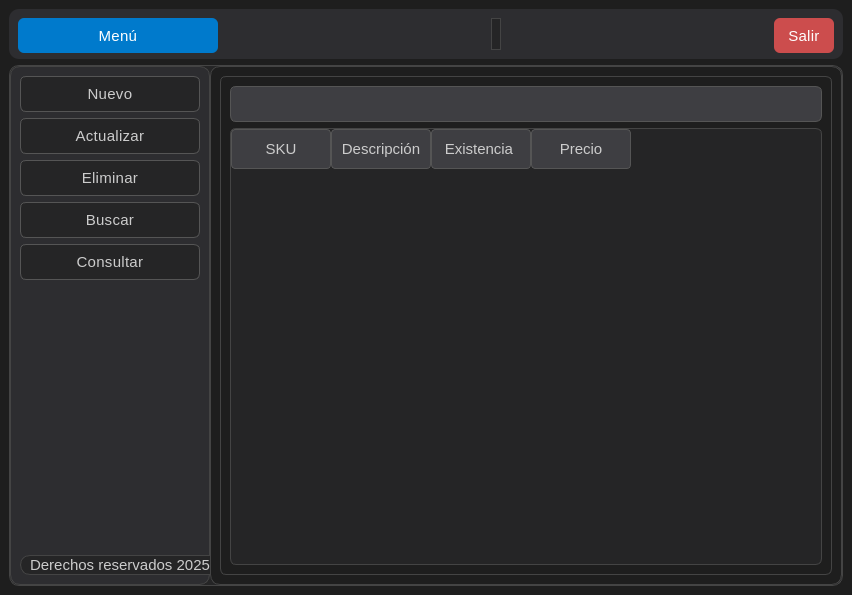
<?xml version="1.0" encoding="UTF-8"?>
<ui version="4.0">
 <class>MainWindow</class>
 <widget class="QMainWindow" name="MainWindow">
  <property name="geometry">
   <rect>
    <x>0</x>
    <y>0</y>
    <width>852</width>
    <height>595</height>
   </rect>
  </property>
  <property name="windowTitle">
   <string>MainWindow</string>
  </property>
  <property name="styleSheet">
   <string notr="true">/* === Estilo general (Dark Mode) === */
QMainWindow {
    /* Fondo principal oscuro */
    background-color: #1e1e1e; 
    /* Texto principal claro */
    color: #cccccc;
    font-family: &quot;Segoe UI Variable&quot;, &quot;Roboto&quot;, &quot;Open Sans&quot;, sans-serif;
    font-size: 16px;
    font-weight: 300; 
}

/* === Frames === */
QFrame {
    /* Fondo de frames, más oscuro que el fondo principal */
    background-color: #252526; 
    border-radius: 10px;
    /* Borde sutil */
    border: 1px solid #444444; 
}

/* Barra superior */
#frame_superior {
    /* Fondo para la barra superior, ligeramente diferente */
    background-color: #2d2d30; 
    border: none;
}

/* Panel lateral */
#frame_lateral {
    /* Fondo del panel lateral */
    background-color: #2d2d30; 
    /* Borde derecho sutil */
    border-right: 1px solid #444444; 
}

/* Área principal */
#frame_paginas {
    /* Fondo del área principal */
    background-color: #1e1e1e;
}

/* --- */

/* === Botones === */
QPushButton {
    /* Fondo de botón neutro */
    background-color: #3e3e42; 
    /* Color de texto claro */
    color: #cccccc;
    /* Borde neutro */
    border: 1px solid #555555; 
    border-radius: 6px;
    padding: 8px 14px;
    font-weight: 400;
    font-size: 15px;
    letter-spacing: 0.3px;
}

QPushButton:hover {
    /* Color de acento azul para hover */
    background-color: #007acc; 
    color: #ffffff;
    border: 1px solid #007acc;
}

QPushButton:pressed {
    /* Color de acento azul oscuro para pressed */
    background-color: #005a9e; 
    color: #ffffff;
    border: 1px solid #005a9e;
}

/* Botón principal (Menú) */
#boton_menu {
    /* Color de acento para el botón principal */
    background-color: #007acc; 
    color: white;
    border: none;
    font-weight: 400;
}
#boton_menu:hover {
    background-color: #0063a5;
}
#boton_menu:pressed {
    background-color: #005a9e;
}

/* Botón salir */
#boton_salir {
    /* Color de peligro (rojo) */
    background-color: #cc4d4d; 
    color: white;
    border: none;
}
#boton_salir:hover {
    background-color: #a33b3b;
}
#boton_salir:pressed {
    background-color: #8a3232;
}

/* --- */

/* === Campos de texto === */
QLineEdit {
    /* Fondo del campo de texto */
    background-color: #252526; 
    /* Color de texto claro */
    color: #cccccc;
    /* Borde neutro */
    border: 1px solid #555555; 
    border-radius: 4px;
    padding: 6px 8px;
    font-size: 15px;
    font-weight: 300;
}

QLineEdit:focus {
    /* Borde de acento azul al enfocar */
    border: 1px solid #007acc; 
    /* Fondo de campo enfocado, ligeramente más claro */
    background-color: #2d2d30; 
}

/* --- */

/* === Labels === */
QLabel {
    /* Color de texto principal */
    color: #cccccc;
    font-weight: 300;
    font-size: 15px;
}

/* Label inferior o secundario */
#label {
    /* Color de texto secundario/apagado */
    color: #888888; 
    font-size: 13px;
    font-style: italic;
}

/* --- */

/* === Stacked Widget === */
QStackedWidget {
    /* Fondo del StackedWidget */
    background-color: #1e1e1e; 
    /* Borde sutil */
    border: 1px solid #444444; 
    border-radius: 6px;
}

/* --- */

/* === Scrollbars === */
QScrollBar:vertical {
    border: none;
    /* Fondo de la barra de desplazamiento */
    background: #2d2d30; 
    width: 10px;
    border-radius: 4px;
}
QScrollBar::handle:vertical {
    /* Color del 'handle' de la barra */
    background: #555555; 
    min-height: 20px;
    border-radius: 4px;
}
QScrollBar::handle:vertical:hover {
    /* Color de acento azul al pasar el ratón */
    background: #007acc; 
}
QScrollBar::add-line:vertical,
QScrollBar::sub-line:vertical {
    height: 0;
}

/* --- */

/* === Layouts === */
QVBoxLayout, QHBoxLayout {
    spacing: 10px;
}

/* --- */

/* === Botones laterales === */
#boton_agregar, #boton_buscar, #boton_actualizar, #boton_eliminar, #boton_consultar {
    /* Fondo de botón lateral */
    background-color: #252526; 
    /* Borde neutro */
    border: 1px solid #555555; 
    /* Color de texto claro */
    color: #cccccc;
    font-weight: 400;
    font-size: 15px;
}

#boton_agregar:hover, 
#boton_buscar:hover, 
#boton_actualizar:hover, 
#boton_eliminar:hover,
#boton_consultar:hover {
    /* Fondo de hover, más claro y con borde de acento */
    background-color: #333333; 
    border: 1px solid #007acc;
    /* Color de acento azul para el texto */
    color: #007acc; 
}

#boton_agregar:pressed, 
#boton_buscar:pressed, 
#boton_actualizar:pressed, 
#boton_eliminar:pressed ,
#boton_consultar:pressed{
    /* Fondo de pressed, más oscuro que el hover */
    background-color: #444444; 
}

/* --- */

/* === Tooltips === */
QToolTip {
    /* Fondo de tooltip */
    background-color: #252526; 
    /* Color de texto claro */
    color: #cccccc;
    /* Borde de acento */
    border: 1px solid #007acc; 
    padding: 6px;
    border-radius: 4px;
    font-size: 14px;
}</string>
  </property>
  <widget class="QWidget" name="centralwidget">
   <layout class="QVBoxLayout" name="verticalLayout">
    <item>
     <widget class="QFrame" name="frame_superior">
      <property name="minimumSize">
       <size>
        <width>0</width>
        <height>50</height>
       </size>
      </property>
      <property name="maximumSize">
       <size>
        <width>16777215</width>
        <height>50</height>
       </size>
      </property>
      <property name="frameShape">
       <enum>QFrame::StyledPanel</enum>
      </property>
      <property name="frameShadow">
       <enum>QFrame::Raised</enum>
      </property>
      <layout class="QHBoxLayout" name="horizontalLayout">
       <item>
        <widget class="QPushButton" name="boton_menu">
         <property name="minimumSize">
          <size>
           <width>200</width>
           <height>35</height>
          </size>
         </property>
         <property name="text">
          <string>Menú</string>
         </property>
         <property name="icon">
          <iconset>
           <normaloff>../resources/imagenes/boton_menu.png</normaloff>../resources/imagenes/boton_menu.png</iconset>
         </property>
         <property name="iconSize">
          <size>
           <width>32</width>
           <height>32</height>
          </size>
         </property>
        </widget>
       </item>
       <item>
        <spacer name="horizontalSpacer">
         <property name="orientation">
          <enum>Qt::Horizontal</enum>
         </property>
         <property name="sizeHint" stdset="0">
          <size>
           <width>143</width>
           <height>20</height>
          </size>
         </property>
        </spacer>
       </item>
       <item>
        <widget class="QLabel" name="label">
         <property name="text">
          <string/>
         </property>
        </widget>
       </item>
       <item>
        <spacer name="horizontalSpacer_2">
         <property name="orientation">
          <enum>Qt::Horizontal</enum>
         </property>
         <property name="sizeHint" stdset="0">
          <size>
           <width>164</width>
           <height>20</height>
          </size>
         </property>
        </spacer>
       </item>
       <item>
        <widget class="QPushButton" name="boton_salir">
         <property name="minimumSize">
          <size>
           <width>0</width>
           <height>35</height>
          </size>
         </property>
         <property name="text">
          <string>Salir</string>
         </property>
         <property name="icon">
          <iconset>
           <normaloff>../resources/imagenes/salir.png</normaloff>../resources/imagenes/salir.png</iconset>
         </property>
         <property name="iconSize">
          <size>
           <width>32</width>
           <height>32</height>
          </size>
         </property>
        </widget>
       </item>
      </layout>
     </widget>
    </item>
    <item>
     <widget class="QFrame" name="frame_central">
      <property name="frameShape">
       <enum>QFrame::StyledPanel</enum>
      </property>
      <property name="frameShadow">
       <enum>QFrame::Raised</enum>
      </property>
      <layout class="QHBoxLayout" name="horizontalLayout_2">
       <property name="spacing">
        <number>0</number>
       </property>
       <property name="leftMargin">
        <number>0</number>
       </property>
       <property name="topMargin">
        <number>0</number>
       </property>
       <property name="rightMargin">
        <number>0</number>
       </property>
       <property name="bottomMargin">
        <number>0</number>
       </property>
       <item>
        <widget class="QFrame" name="frame_lateral">
         <property name="minimumSize">
          <size>
           <width>200</width>
           <height>0</height>
          </size>
         </property>
         <property name="maximumSize">
          <size>
           <width>0</width>
           <height>16777215</height>
          </size>
         </property>
         <property name="frameShape">
          <enum>QFrame::StyledPanel</enum>
         </property>
         <property name="frameShadow">
          <enum>QFrame::Raised</enum>
         </property>
         <layout class="QVBoxLayout" name="verticalLayout_2">
          <item>
           <widget class="QPushButton" name="boton_agregar">
            <property name="text">
             <string>Nuevo</string>
            </property>
            <property name="icon">
             <iconset>
              <normaloff>../resources/imagenes/boton_agregar.png</normaloff>../resources/imagenes/boton_agregar.png</iconset>
            </property>
            <property name="iconSize">
             <size>
              <width>32</width>
              <height>32</height>
             </size>
            </property>
           </widget>
          </item>
          <item>
           <widget class="QPushButton" name="boton_actualizar">
            <property name="text">
             <string>Actualizar</string>
            </property>
            <property name="icon">
             <iconset>
              <normaloff>../resources/imagenes/boton_modificar.png</normaloff>../resources/imagenes/boton_modificar.png</iconset>
            </property>
            <property name="iconSize">
             <size>
              <width>32</width>
              <height>32</height>
             </size>
            </property>
           </widget>
          </item>
          <item>
           <widget class="QPushButton" name="boton_eliminar">
            <property name="text">
             <string>Eliminar</string>
            </property>
            <property name="icon">
             <iconset>
              <normaloff>../resources/imagenes/boton_eliminar.png</normaloff>../resources/imagenes/boton_eliminar.png</iconset>
            </property>
            <property name="iconSize">
             <size>
              <width>32</width>
              <height>32</height>
             </size>
            </property>
           </widget>
          </item>
          <item>
           <widget class="QPushButton" name="boton_buscar">
            <property name="text">
             <string>Buscar</string>
            </property>
            <property name="icon">
             <iconset>
              <normaloff>../resources/imagenes/BUSCAR.png</normaloff>../resources/imagenes/BUSCAR.png</iconset>
            </property>
            <property name="iconSize">
             <size>
              <width>32</width>
              <height>32</height>
             </size>
            </property>
           </widget>
          </item>
          <item>
           <widget class="QPushButton" name="boton_consultar">
            <property name="text">
             <string>Consultar</string>
            </property>
            <property name="icon">
             <iconset>
              <normaloff>../resources/imagenes/boton_consultar.png</normaloff>../resources/imagenes/boton_consultar.png</iconset>
            </property>
            <property name="iconSize">
             <size>
              <width>32</width>
              <height>32</height>
             </size>
            </property>
           </widget>
          </item>
          <item>
           <spacer name="verticalSpacer">
            <property name="orientation">
             <enum>Qt::Vertical</enum>
            </property>
            <property name="sizeHint" stdset="0">
             <size>
              <width>20</width>
              <height>22</height>
             </size>
            </property>
           </spacer>
          </item>
          <item>
           <widget class="QLabel" name="lable_mensaje">
            <property name="minimumSize">
             <size>
              <width>200</width>
              <height>0</height>
             </size>
            </property>
            <property name="text">
             <string>Derechos reservados 2025</string>
            </property>
            <property name="alignment">
             <set>Qt::AlignCenter</set>
            </property>
           </widget>
          </item>
         </layout>
        </widget>
       </item>
       <item>
        <widget class="QFrame" name="frame_paginas">
         <property name="frameShape">
          <enum>QFrame::StyledPanel</enum>
         </property>
         <property name="frameShadow">
          <enum>QFrame::Raised</enum>
         </property>
         <layout class="QVBoxLayout" name="verticalLayout_3">
          <item>
           <widget class="QStackedWidget" name="stackedWidget">
            <property name="currentIndex">
             <number>4</number>
            </property>
            <widget class="QWidget" name="page_agregar">
             <layout class="QVBoxLayout" name="verticalLayout_6">
              <item>
               <layout class="QVBoxLayout" name="verticalLayout_4">
                <item>
                 <layout class="QGridLayout" name="gridLayout">
                  <item row="0" column="0">
                   <widget class="QLabel" name="label_7">
                    <property name="text">
                     <string>SKU</string>
                    </property>
                   </widget>
                  </item>
                  <item row="0" column="1">
                   <widget class="QLineEdit" name="sku_agregar">
                    <property name="minimumSize">
                     <size>
                      <width>150</width>
                      <height>0</height>
                     </size>
                    </property>
                    <property name="maximumSize">
                     <size>
                      <width>150</width>
                      <height>16777215</height>
                     </size>
                    </property>
                   </widget>
                  </item>
                  <item row="1" column="0">
                   <widget class="QLabel" name="label_6">
                    <property name="text">
                     <string>Descripcón</string>
                    </property>
                   </widget>
                  </item>
                  <item row="1" column="1">
                   <widget class="QLineEdit" name="descripcion_agregar"/>
                  </item>
                  <item row="2" column="0">
                   <widget class="QLabel" name="label_4">
                    <property name="text">
                     <string>Existencia</string>
                    </property>
                   </widget>
                  </item>
                  <item row="2" column="1">
                   <widget class="QLineEdit" name="existencia_agregar">
                    <property name="maximumSize">
                     <size>
                      <width>50</width>
                      <height>16777215</height>
                     </size>
                    </property>
                   </widget>
                  </item>
                  <item row="3" column="0">
                   <widget class="QLabel" name="label_5">
                    <property name="text">
                     <string>Precio</string>
                    </property>
                   </widget>
                  </item>
                  <item row="3" column="1">
                   <widget class="QLineEdit" name="precio_agregar">
                    <property name="maximumSize">
                     <size>
                      <width>80</width>
                      <height>16777215</height>
                     </size>
                    </property>
                   </widget>
                  </item>
                 </layout>
                </item>
                <item>
                 <widget class="QPushButton" name="accion_guardar">
                  <property name="text">
                   <string>Guardar</string>
                  </property>
                  <property name="icon">
                   <iconset>
                    <normaloff>../resources/imagenes/guardar.png</normaloff>../resources/imagenes/guardar.png</iconset>
                  </property>
                  <property name="iconSize">
                   <size>
                    <width>32</width>
                    <height>32</height>
                   </size>
                  </property>
                 </widget>
                </item>
               </layout>
              </item>
             </layout>
            </widget>
            <widget class="QWidget" name="page_actualizar">
             <layout class="QVBoxLayout" name="verticalLayout_5">
              <item>
               <layout class="QGridLayout" name="gridLayout_3">
                <item row="2" column="0">
                 <widget class="QLabel" name="label_14">
                  <property name="text">
                   <string>Existencia</string>
                  </property>
                 </widget>
                </item>
                <item row="1" column="1">
                 <widget class="QLineEdit" name="descripcion_actualizar"/>
                </item>
                <item row="2" column="1">
                 <widget class="QLineEdit" name="existencia_actualizar">
                  <property name="maximumSize">
                   <size>
                    <width>50</width>
                    <height>16777215</height>
                   </size>
                  </property>
                 </widget>
                </item>
                <item row="1" column="0">
                 <widget class="QLabel" name="label_13">
                  <property name="text">
                   <string>Descripcón</string>
                  </property>
                 </widget>
                </item>
                <item row="3" column="1">
                 <widget class="QLineEdit" name="precio_actualizar">
                  <property name="maximumSize">
                   <size>
                    <width>80</width>
                    <height>16777215</height>
                   </size>
                  </property>
                 </widget>
                </item>
                <item row="3" column="0">
                 <widget class="QLabel" name="label_15">
                  <property name="text">
                   <string>Precio</string>
                  </property>
                 </widget>
                </item>
                <item row="0" column="1">
                 <widget class="QLineEdit" name="sku_actualizar">
                  <property name="minimumSize">
                   <size>
                    <width>150</width>
                    <height>0</height>
                   </size>
                  </property>
                  <property name="maximumSize">
                   <size>
                    <width>150</width>
                    <height>16777215</height>
                   </size>
                  </property>
                 </widget>
                </item>
                <item row="0" column="0">
                 <widget class="QLabel" name="label_12">
                  <property name="text">
                   <string>SKU</string>
                  </property>
                 </widget>
                </item>
                <item row="0" column="2">
                 <widget class="QPushButton" name="buscar_actualizar">
                  <property name="text">
                   <string/>
                  </property>
                  <property name="icon">
                   <iconset>
                    <normaloff>../resources/imagenes/BUSCAR.png</normaloff>../resources/imagenes/BUSCAR.png</iconset>
                  </property>
                  <property name="iconSize">
                   <size>
                    <width>32</width>
                    <height>32</height>
                   </size>
                  </property>
                 </widget>
                </item>
               </layout>
              </item>
              <item>
               <widget class="QPushButton" name="accion_actualizar">
                <property name="text">
                 <string>Actualizar</string>
                </property>
                <property name="icon">
                 <iconset>
                  <normaloff>../resources/imagenes/boton_modificar.png</normaloff>../resources/imagenes/boton_modificar.png</iconset>
                </property>
                <property name="iconSize">
                 <size>
                  <width>32</width>
                  <height>32</height>
                 </size>
                </property>
               </widget>
              </item>
             </layout>
            </widget>
            <widget class="QWidget" name="page_eliminar">
             <layout class="QVBoxLayout" name="verticalLayout_7">
              <item>
               <layout class="QGridLayout" name="gridLayout_5">
                <item row="2" column="0">
                 <widget class="QLabel" name="label_20">
                  <property name="text">
                   <string>Existencia</string>
                  </property>
                 </widget>
                </item>
                <item row="1" column="1">
                 <widget class="QLineEdit" name="descripcion_eliminar"/>
                </item>
                <item row="2" column="1">
                 <widget class="QLineEdit" name="existencia_eliminar">
                  <property name="maximumSize">
                   <size>
                    <width>50</width>
                    <height>16777215</height>
                   </size>
                  </property>
                 </widget>
                </item>
                <item row="1" column="0">
                 <widget class="QLabel" name="label_21">
                  <property name="text">
                   <string>Descripcón</string>
                  </property>
                 </widget>
                </item>
                <item row="3" column="1">
                 <widget class="QLineEdit" name="precio_eliminar">
                  <property name="maximumSize">
                   <size>
                    <width>80</width>
                    <height>16777215</height>
                   </size>
                  </property>
                 </widget>
                </item>
                <item row="3" column="0">
                 <widget class="QLabel" name="label_22">
                  <property name="text">
                   <string>Precio</string>
                  </property>
                 </widget>
                </item>
                <item row="0" column="1">
                 <widget class="QLineEdit" name="sku_eliminar">
                  <property name="minimumSize">
                   <size>
                    <width>150</width>
                    <height>0</height>
                   </size>
                  </property>
                  <property name="maximumSize">
                   <size>
                    <width>150</width>
                    <height>16777215</height>
                   </size>
                  </property>
                 </widget>
                </item>
                <item row="0" column="0">
                 <widget class="QLabel" name="label_23">
                  <property name="text">
                   <string>SKU</string>
                  </property>
                 </widget>
                </item>
                <item row="0" column="2">
                 <widget class="QPushButton" name="buscar_eliminar">
                  <property name="text">
                   <string/>
                  </property>
                  <property name="icon">
                   <iconset>
                    <normaloff>../resources/imagenes/BUSCAR.png</normaloff>../resources/imagenes/BUSCAR.png</iconset>
                  </property>
                  <property name="iconSize">
                   <size>
                    <width>32</width>
                    <height>32</height>
                   </size>
                  </property>
                 </widget>
                </item>
               </layout>
              </item>
              <item>
               <widget class="QPushButton" name="accion_eliminar">
                <property name="text">
                 <string>Eliminar</string>
                </property>
                <property name="icon">
                 <iconset>
                  <normaloff>../resources/imagenes/boton_eliminar.png</normaloff>../resources/imagenes/boton_eliminar.png</iconset>
                </property>
                <property name="iconSize">
                 <size>
                  <width>32</width>
                  <height>32</height>
                 </size>
                </property>
               </widget>
              </item>
             </layout>
            </widget>
            <widget class="QWidget" name="page_buscar">
             <layout class="QVBoxLayout" name="verticalLayout_8">
              <item>
               <layout class="QGridLayout" name="gridLayout_6">
                <item row="2" column="0">
                 <widget class="QLabel" name="label_24">
                  <property name="text">
                   <string>Existencia</string>
                  </property>
                 </widget>
                </item>
                <item row="1" column="1">
                 <widget class="QLineEdit" name="descripcion_buscar"/>
                </item>
                <item row="2" column="1">
                 <widget class="QLineEdit" name="existencia_buscar">
                  <property name="maximumSize">
                   <size>
                    <width>50</width>
                    <height>16777215</height>
                   </size>
                  </property>
                 </widget>
                </item>
                <item row="1" column="0">
                 <widget class="QLabel" name="label_25">
                  <property name="text">
                   <string>Descripcón</string>
                  </property>
                 </widget>
                </item>
                <item row="3" column="1">
                 <widget class="QLineEdit" name="precio_buscar">
                  <property name="maximumSize">
                   <size>
                    <width>80</width>
                    <height>16777215</height>
                   </size>
                  </property>
                 </widget>
                </item>
                <item row="3" column="0">
                 <widget class="QLabel" name="label_26">
                  <property name="text">
                   <string>Precio</string>
                  </property>
                 </widget>
                </item>
                <item row="0" column="1">
                 <widget class="QLineEdit" name="sku_buscar">
                  <property name="minimumSize">
                   <size>
                    <width>150</width>
                    <height>0</height>
                   </size>
                  </property>
                  <property name="maximumSize">
                   <size>
                    <width>150</width>
                    <height>16777215</height>
                   </size>
                  </property>
                 </widget>
                </item>
                <item row="0" column="0">
                 <widget class="QLabel" name="label_27">
                  <property name="text">
                   <string>SKU</string>
                  </property>
                 </widget>
                </item>
                <item row="0" column="2">
                 <widget class="QPushButton" name="buscar_buscar">
                  <property name="text">
                   <string/>
                  </property>
                  <property name="icon">
                   <iconset>
                    <normaloff>../resources/imagenes/BUSCAR.png</normaloff>../resources/imagenes/BUSCAR.png</iconset>
                  </property>
                  <property name="iconSize">
                   <size>
                    <width>32</width>
                    <height>32</height>
                   </size>
                  </property>
                 </widget>
                </item>
               </layout>
              </item>
              <item>
               <widget class="QPushButton" name="accion_limpiar">
                <property name="text">
                 <string>Limpiar</string>
                </property>
                <property name="icon">
                 <iconset>
                  <normaloff>../resources/imagenes/limpiar.png</normaloff>../resources/imagenes/limpiar.png</iconset>
                </property>
                <property name="iconSize">
                 <size>
                  <width>32</width>
                  <height>32</height>
                 </size>
                </property>
               </widget>
              </item>
             </layout>
            </widget>
            <widget class="QWidget" name="page_consultar">
             <layout class="QVBoxLayout" name="verticalLayout_9">
              <item>
               <widget class="QPushButton" name="boton_refresh">
                <property name="text">
                 <string/>
                </property>
                <property name="icon">
                 <iconset>
                  <normaloff>../resources/imagenes/boton_refrescar.png</normaloff>../resources/imagenes/boton_refrescar.png</iconset>
                </property>
                <property name="iconSize">
                 <size>
                  <width>32</width>
                  <height>32</height>
                 </size>
                </property>
               </widget>
              </item>
              <item>
               <widget class="QTableWidget" name="tabla_consulta">
                <property name="styleSheet">
                 <string notr="true">/* === Tablas (Dark Mode) === */
QTableWidget {
    /* Fondo principal de la tabla */
    background-color: #252526; 
    /* Color de texto claro */
    color: #cccccc;
    /* Líneas de la cuadrícula sutiles */
    gridline-color: #3e3e42;
    /* Borde sutil */
    border: 1px solid #444444;
    border-radius: 6px;
    font-family: &quot;Segoe UI Variable&quot;, &quot;Roboto&quot;, &quot;Open Sans&quot;, sans-serif;
    font-size: 15px;
    font-weight: 300;
    /* Fondo de selección - Color de acento azul (similar al modo claro) */
    selection-background-color: #004d80; 
    /* Color del texto al seleccionar */
    selection-color: #ffffff;
    /* Filas alternadas, un gris ligeramente más oscuro que el fondo */
    alternate-background-color: #2d2d30; 
}

/* Cabecera horizontal */
QHeaderView::section {
    /* Fondo de la cabecera */
    background-color: #3e3e42;
    /* Color de texto claro */
    color: #cccccc;
    /* Borde sutil */
    border: 1px solid #555555;
    border-radius: 4px;
    font-weight: 400;
    font-size: 15px;
    padding: 8px;
}

/* Cabecera horizontal al pasar el cursor */
QHeaderView::section:hover {
    /* Fondo de hover de la cabecera, un poco más claro/acentuado */
    background-color: #505050;
}

/* Celdas */
QTableWidget::item {
    padding: 6px;
    border: none;
}

/* Celda seleccionada */
QTableWidget::item:selected {
    /* Mismo azul de selección que la tabla */
    background-color: #007acc; 
    /* Texto blanco para contraste */
    color: #ffffff;
}

/* Bordes del header alineados al contenido */
QHeaderView {
    border: none;
}

/* Barra de desplazamiento en la esquina (esquina de la tabla) */
QTableCornerButton::section {
    /* Fondo que coincide con la cabecera */
    background-color: #3e3e42;
    /* Borde sutil */
    border: 1px solid #555555;
}

/* Scrollbars coherentes dentro de tablas (ajustados a dark mode) */
QTableWidget QScrollBar:vertical {
    border: none;
    /* Fondo de la barra de desplazamiento */
    background: #2d2d30; 
    width: 10px;
    border-radius: 4px;
}
QTableWidget QScrollBar::handle:vertical {
    /* Color del 'handle' de la barra */
    background: #555555; 
    min-height: 20px;
    border-radius: 4px;
}
QTableWidget QScrollBar::handle:vertical:hover {
    /* Color de acento azul al pasar el ratón */
    background: #007acc; 
}
QTableWidget QScrollBar::add-line:vertical,
QTableWidget QScrollBar::sub-line:vertical {
    height: 0;
}</string>
                </property>
                <column>
                 <property name="text">
                  <string>SKU</string>
                 </property>
                </column>
                <column>
                 <property name="text">
                  <string>Descripción</string>
                 </property>
                </column>
                <column>
                 <property name="text">
                  <string>Existencia </string>
                 </property>
                </column>
                <column>
                 <property name="text">
                  <string>Precio</string>
                 </property>
                </column>
               </widget>
              </item>
             </layout>
            </widget>
           </widget>
          </item>
         </layout>
        </widget>
       </item>
      </layout>
     </widget>
    </item>
   </layout>
  </widget>
 </widget>
 <resources/>
 <connections/>
</ui>
